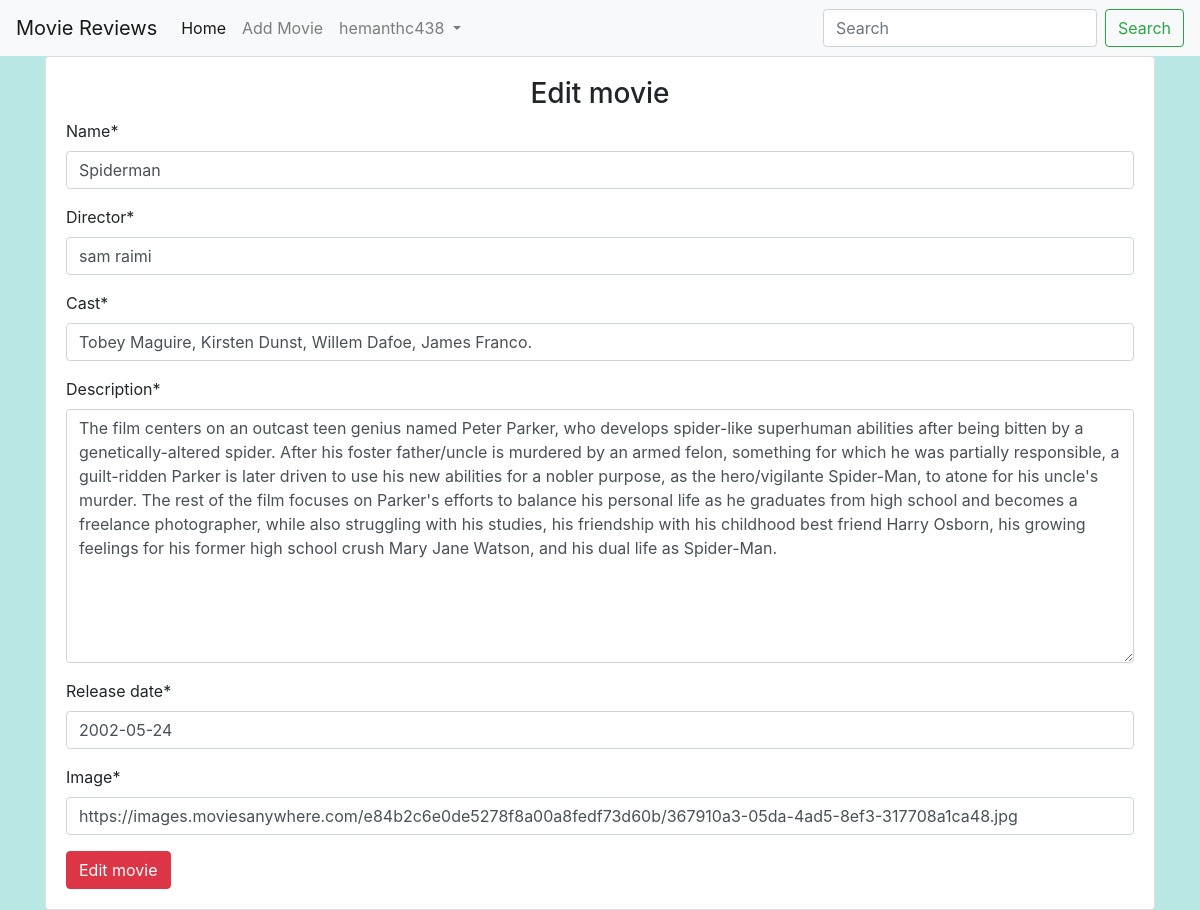
Page /editmovies/1/ (signed in) on the committed database.
### main/models.py (models this page shows, shortened)
class Movie(models.Model):
    name=models.CharField(max_length=300)
    director=models.CharField(max_length=300)
    cast=models.CharField(max_length=600)
    description=models.TextField(max_length=5000)
    release_date=models.DateField()
    avRating=models.FloatField(default=0)
    image=models.URLField(default=None,null=True)

### main/views.py (the view)
# urls.py: path('editmovies/<int:id>/', views.edit_movies, name="edit_movies"),
def edit_movies(request, id):
    if request.user.is_authenticated:
        if request.user.is_superuser:
            movie=Movie.objects.get(id=id)
            if(request.method=="POST"):
                form=MovieForm(request.POST or None, instance=movie)
                if form.is_valid():
                    data=form.save(commit=False)
                    data.save()
                    return redirect("main:detail", id)
            else:
                form=MovieForm(instance=movie)
            return render(request, 'main/addmovies.html', {"form": form, "controller":"Edit movie"})
        else:
            return redirect("main:home")
    return redirect("accounts:login")

### main/forms.py
class MovieForm(forms.ModelForm):
    class Meta:
        model=Movie
        fields=('name','director','cast','description','release_date','image')

### main/templates/main/addmovies.html (shortened to what this page needs)
{% extends 'main/base.html' %}
{% load crispy_forms_tags %}
{% block content %}
<div class="container">
    <div class="card">
        <div class="card-body">
            <h3 class="text-center">{{controller}}</h3>
            <form action="" method="POST">
                {{ form | crispy}}
                <input type="submit" value="{{ controller }}" class= "btn btn-danger">
            </form>
        </div>
    </div>
</div>
{% endblock %}

### main/templates/main/base.html (shortened to what this page needs)
<!doctype html>
<html lang="en">
  <head>
    <link rel="stylesheet" href="https://maxcdn.bootstrapcdn.com/bootstrap/4.0.0/css/bootstrap.min.css">
    {% load static %}
    <link rel="stylesheet" href="{% static 'css/main.css' %}">
  </head>
  <body>
    <nav class="navbar navbar-expand-lg navbar-light bg-light">
        <a class="navbar-brand" href="#">Movie Reviews</a>
        <div class="collapse navbar-collapse" id="navbarSupportedContent">
          <ul class="navbar-nav mr-auto">
            {% if user.is_authenticated %}
            <li class="nav-item active">
              <a class="nav-link" href="{% url 'main:home' %}">Home <span class="sr-only">(current)</span></a>
            </li>
            {% if request.user.is_superuser %}
            <li class="nav-item">
              <a class="nav-link" href="{% url 'main:add_movies' %}">Add Movie</a>
            </li>
            {%endif%}
            <li class="nav-item dropdown">
              <a class="nav-link dropdown-toggle" href="#" id="navbarDropdown" role="button" data-toggle="dropdown" aria-haspopup="true" aria-expanded="false">
                {{ user.username }}
              </a>
            </li>
            {%endif%}
          </ul>
          <form class="form-inline my-2 my-lg-0" method="GET" action="{% url 'main:home' %}">
            <input class="form-control mr-sm-2" type="search" placeholder="Search" aria-label="Search" name="title">
            <button class="btn btn-outline-success my-2 my-sm-0" type="submit">Search</button>
          </form>
        </div>
      </nav>
    {% block content %}
    {% endblock %}
  </body>
</html>

### main/static/css/main.css (style rules this page uses)
body { background-color: #bae8e5 }

### rows in the picture
Movie: name "Spiderman", director "sam raimi", cast "Tobey Maguire, Kirsten Dunst, Willem Dafoe, James Franco.", description "The film centers on an outcast teen genius named Peter Parker, who develops spider-like superhuman abilities after being bitten by a genetically-altered spider. After his foster father/uncle is murdered by an armed felon, something for which he was partially responsible, a guilt-ridden Parker is later driven to use his new abilities for a nobler purpose, as the hero/vigilante Spider-Man, to atone for his uncle's murder. The rest of the film focuses on Parker's efforts to balance his personal life as he graduates from high school and becomes a freelance photographer, while also struggling with his studies, his friendship with his childhood best friend Harry Osborn, his growing feelings for…", release_date "2002-05-24", image "https://images.moviesanywhere.com/e84b2c6e0de5278f8a00a8fedf73d60b/367910a3-05da-4ad5-8ef3-317708a1ca48.jpg"

### other values in the picture
{{ user.username }} "hemanthc438"
{{ controller }} "Edit movie"
